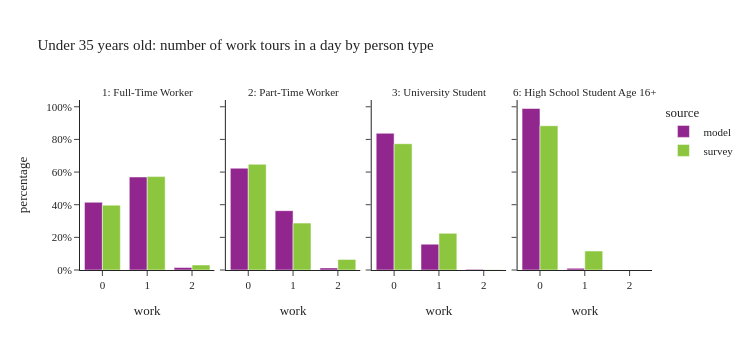

Notebook code cell kept with this figure:
### Code cell
plot_work_tour_ptype(per_data[(per_data['ptype'].isin(worker_ptype)) & (per_data['age']<=35)],"Under 35 years old: number of work tours in a day by person type")

### Figure 1 — Plotly figure (JSON) as saved in the notebook; plotly's stock layout.template omitted (floating-point values rounded to 4 significant figures)
{"data": [{"alignmentgroup": "True", "customdata": [[227782], [312868], [8365]], "hovertemplate": "source=model<br>ptype_label=1: Full-Time Worker<br>work=%{x}<br>percentage=%{y}<br>sample_size=%{customdata[0]}<extra></extra>", "legendgroup": "model", "marker": {"color": "#91268F", "pattern": {"shape": ""}}, "name": "model", "offsetgroup": "model", "orientation": "v", "showlegend": true, "textposition": "auto", "type": "bar", "x": [0.0, 1.0, 2.0], "xaxis": "x", "y": [0.4149, 0.5699, 0.01524], "yaxis": "y"}, {"alignmentgroup": "True", "customdata": [[58585], [34153], [1200]], "hovertemplate": "source=model<br>ptype_label=2: Part-Time Worker<br>work=%{x}<br>percentage=%{y}<br>sample_size=%{customdata[0]}<extra></extra>", "legendgroup": "model", "marker": {"color": "#91268F", "pattern": {"shape": ""}}, "name": "model", "offsetgroup": "model", "orientation": "v", "showlegend": false, "textposition": "auto", "type": "bar", "x": [0.0, 1.0, 2.0], "xaxis": "x2", "y": [0.6237, 0.3636, 0.01277], "yaxis": "y2"}, {"alignmentgroup": "True", "customdata": [[115773], [21881], [551]], "hovertemplate": "source=model<br>ptype_label=3: University Student<br>work=%{x}<br>percentage=%{y}<br>sample_size=%{customdata[0]}<extra></extra>", "legendgroup": "model", "marker": {"color": "#91268F", "pattern": {"shape": ""}}, "name": "model", "offsetgroup": "model", "orientation": "v", "showlegend": false, "textposition": "auto", "type": "bar", "x": [0.0, 1.0, 2.0], "xaxis": "x3", "y": [0.8377, 0.1583, 0.003987], "yaxis": "y3"}, {"alignmentgroup": "True", "customdata": [[159003], [1693]], "hovertemplate": "source=model<br>ptype_label=6: High School Student Age 16+<br>work=%{x}<br>percentage=%{y}<br>sample_size=%{customdata[0]}<extra></extra>", "legendgroup": "model", "marker": {"color": "#91268F", "pattern": {"shape": ""}}, "name": "model", "offsetgroup": "model", "orientation": "v", "showlegend": false, "textposition": "auto", "type": "bar", "x": [0.0, 1.0], "xaxis": "x4", "y": [0.9895, 0.01054], "yaxis": "y4"}, {"alignmentgroup": "True", "customdata": [[614], [577], [17]], "hovertemplate": "source=survey<br>ptype_label=1: Full-Time Worker<br>work=%{x}<br>percentage=%{y}<br>sample_size=%{customdata[0]}<extra></extra>", "legendgroup": "survey", "marker": {"color": "#8CC63E", "pattern": {"shape": ""}}, "name": "survey", "offsetgroup": "survey", "orientation": "v", "showlegend": true, "textposition": "auto", "type": "bar", "x": [0.0, 1.0, 2.0], "xaxis": "x", "y": [0.3973, 0.5722, 0.03057], "yaxis": "y"}, {"alignmentgroup": "True", "customdata": [[138], [56], [4]], "hovertemplate": "source=survey<br>ptype_label=2: Part-Time Worker<br>work=%{x}<br>percentage=%{y}<br>sample_size=%{customdata[0]}<extra></extra>", "legendgroup": "survey", "marker": {"color": "#8CC63E", "pattern": {"shape": ""}}, "name": "survey", "offsetgroup": "survey", "orientation": "v", "showlegend": false, "textposition": "auto", "type": "bar", "x": [0.0, 1.0, 2.0], "xaxis": "x2", "y": [0.6479, 0.2873, 0.06485], "yaxis": "y2"}, {"alignmentgroup": "True", "customdata": [[227], [53], [1]], "hovertemplate": "source=survey<br>ptype_label=3: University Student<br>work=%{x}<br>percentage=%{y}<br>sample_size=%{customdata[0]}<extra></extra>", "legendgroup": "survey", "marker": {"color": "#8CC63E", "pattern": {"shape": ""}}, "name": "survey", "offsetgroup": "survey", "orientation": "v", "showlegend": false, "textposition": "auto", "type": "bar", "x": [0.0, 1.0, 2.0], "xaxis": "x3", "y": [0.7737, 0.2249, 0.001385], "yaxis": "y3"}, {"alignmentgroup": "True", "customdata": [[86], [5]], "hovertemplate": "source=survey<br>ptype_label=6: High School Student Age 16+<br>work=%{x}<br>percentage=%{y}<br>sample_size=%{customdata[0]}<extra></extra>", "legendgroup": "survey", "marker": {"color": "#8CC63E", "pattern": {"shape": ""}}, "name": "survey", "offsetgroup": "survey", "orientation": "v", "showlegend": false, "textposition": "auto", "type": "bar", "x": [0.0, 1.0], "xaxis": "x4", "y": [0.8838, 0.1162], "yaxis": "y4"}], "layout": {"annotations": [{"font": {}, "showarrow": false, "text": "1: Full-Time Worker", "x": 0.1175, "xanchor": "center", "xref": "paper", "y": 1.0, "yanchor": "bottom", "yref": "paper"}, {"font": {}, "showarrow": false, "text": "2: Part-Time Worker", "x": 0.3725, "xanchor": "center", "xref": "paper", "y": 1.0, "yanchor": "bottom", "yref": "paper"}, {"font": {}, "showarrow": false, "text": "3: University Student", "x": 0.6275, "xanchor": "center", "xref": "paper", "y": 1.0, "yanchor": "bottom", "yref": "paper"}, {"font": {}, "showarrow": false, "text": "6: High School Student Age 16+", "x": 0.8825, "xanchor": "center", "xref": "paper", "y": 1.0, "yanchor": "bottom", "yref": "paper"}], "barmode": "group", "height": 350, "legend": {"title": {"text": "source"}, "tracegroupgap": 0}, "title": {"text": "Under 35 years old: number of work tours in a day by person type"}, "width": 750, "xaxis": {"anchor": "y", "domain": [0.0, 0.235], "title": {"text": "work"}}, "xaxis2": {"anchor": "y2", "domain": [0.255, 0.49], "matches": "x", "title": {"text": "work"}}, "xaxis3": {"anchor": "y3", "domain": [0.51, 0.745], "matches": "x", "title": {"text": "work"}}, "xaxis4": {"anchor": "y4", "domain": [0.765, 1.0], "matches": "x", "title": {"text": "work"}}, "yaxis": {"anchor": "x", "domain": [0.0, 1.0], "tickformat": ".0%", "title": {"text": "percentage"}}, "yaxis2": {"anchor": "x2", "domain": [0.0, 1.0], "matches": "y", "showticklabels": false, "tickformat": ".0%"}, "yaxis3": {"anchor": "x3", "domain": [0.0, 1.0], "matches": "y", "showticklabels": false}, "yaxis4": {"anchor": "x4", "domain": [0.0, 1.0], "matches": "y", "showticklabels": false}}}
